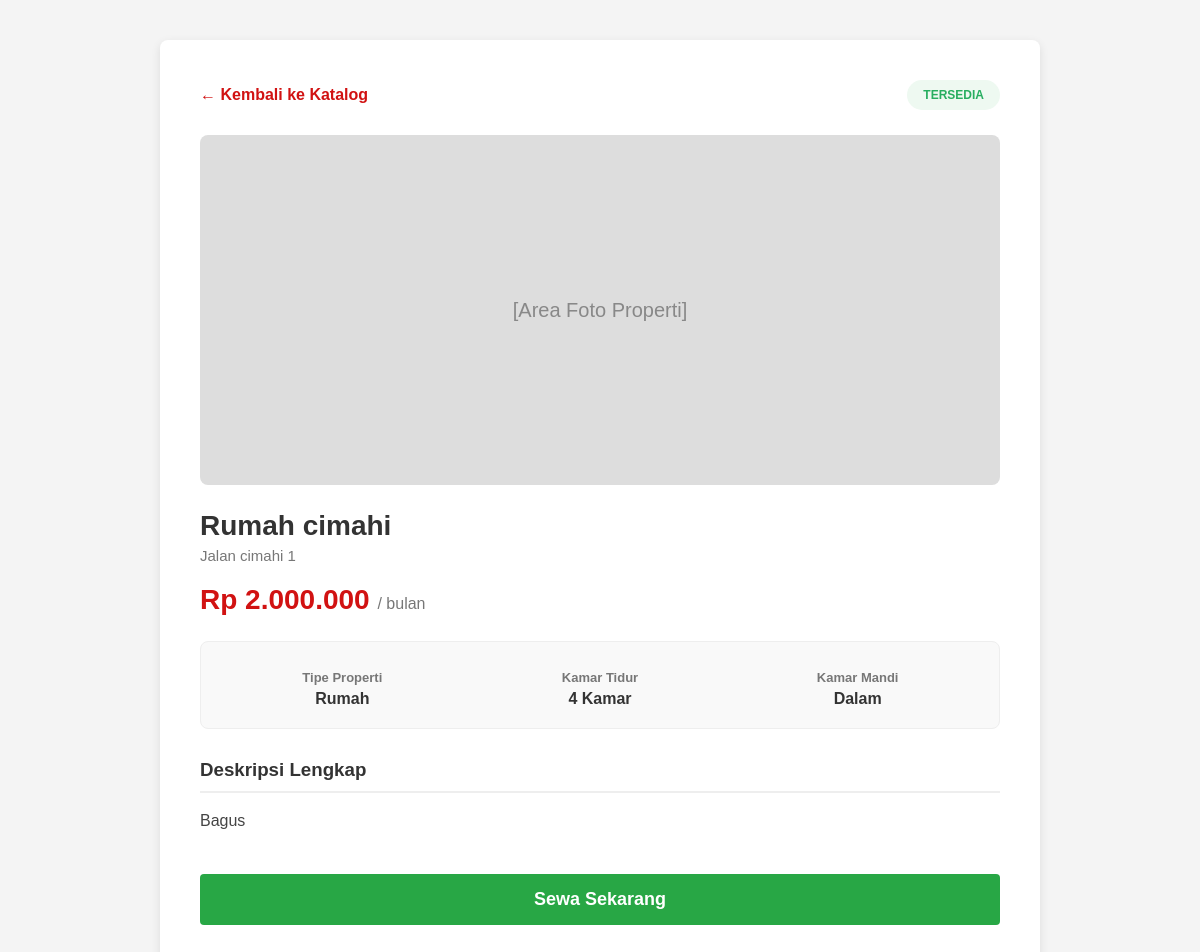
Screenshot of /detail_properti.php?id=6 (signed in) with the database file from the repository.
### tables this page shows
CREATE TABLE `properti` (
  `id` int(11) NOT NULL,
  `owner_id` int(11) NOT NULL,
  `nama_properti` varchar(255) NOT NULL,
  `alamat` text DEFAULT NULL,
  `tipe` enum('rumah','apartemen','kos') NOT NULL,
  `kamar` int(2) NOT NULL,
  `kamar_mandi` enum('dalam','luar') NOT NULL,
  `harga` int(11) NOT NULL,
  `status` enum('TERSEDIA','TIDAK TERSEDIA') DEFAULT 'TERSEDIA',
  `deskripsi` text DEFAULT NULL,
  `foto` varchar(255) DEFAULT 'default.png',
  `created_at` timestamp NOT NULL DEFAULT current_timestamp()
);

### detail_properti.php (the view, shortened to what this page needs)
<?php
require 'koneksi.php';
$id_properti = $_GET['id'];
$query = "SELECT * FROM properti WHERE id = '$id_properti'";
$result = mysqli_query($conn, $query);
$properti = mysqli_fetch_assoc($result);
$harga_rp = "Rp " . number_format($properti['harga'], 0, ',', '.');
$status_properti = $properti['status'] ?? 'TERSEDIA';
$is_available = ($status_properti == 'TERSEDIA');
?>
<!DOCTYPE html>
<html lang="id">
<head>
</head>
<body>
    <div class="detail-container">
        <div class="header-nav">
            <a href="katalog_properti.php" class="btn-kembali">← Kembali ke Katalog</a>
            <?php if($is_available): ?>
                <span class="badge-status status-tersedia">Tersedia</span>
            <?php else: ?>
                <span class="badge-status status-tidak">Sudah Disewa</span>
            <?php endif; ?>
        </div>
        <div class="image-placeholder">
            <span>[Area Foto Properti]</span>
        </div>
        <h1><?php echo htmlspecialchars($properti['nama_properti']); ?></h1>
        <div class="alamat">
             <?php echo !empty($properti['alamat']) ? htmlspecialchars($properti['alamat']) : 'Alamat belum dilengkapi.'; ?>
        </div>
        <div class="harga-wrapper">
            <div class="harga"><?php echo $harga_rp; ?> <span>/ bulan</span></div>
        </div>
        <div class="info-grid">
            <div class="info-item">
                <strong>Tipe Properti</strong>
                <span><?php echo ucfirst($properti['tipe']); ?></span>
            </div>
            <div class="info-item">
                <strong>Kamar Tidur</strong>
                <span><?php echo $properti['kamar']; ?> Kamar</span>
            </div>
            <div class="info-item">
                <strong>Kamar Mandi</strong>
                <span><?php echo ucfirst($properti['kamar_mandi']); ?></span>
            </div>
        </div>
        <h3>Deskripsi Lengkap</h3>
        <div class="deskripsi"><?php echo htmlspecialchars($properti['deskripsi']); ?></div>
        <?php if($is_available): ?>
            <a href="proses_sewa.php?id=<?php echo $id_properti; ?>" class="btn-sewa">Sewa Sekarang</a>
        <?php else: ?>
            <button class="btn-sewa btn-disabled" disabled>Properti Tidak Tersedia</button>
        <?php endif; ?>
    </div>
</body>
</html>

### detail_properti.php (style rules this page uses)
:root { --primary-red: #d11212; --dark-red: #a00d0d; --btn-sewa: #28a745; --btn-sewa-hover: #218838; --bg-color: #f4f4f4; --text-main: #333; --text-muted: #777; }
body { font-family: Arial, sans-serif; background-color: var(--bg-color); margin: 0; padding: 40px 20px; color: var(--text-main); }
.detail-container { background: white; padding: 40px; border-radius: 8px; box-shadow: 0 3px 10px rgba(0,0,0,0.1); max-width: 800px; margin: 0 auto; }
.header-nav { display: flex; justify-content: space-between; align-items: center; margin-bottom: 25px; }
.btn-kembali { color: var(--primary-red); text-decoration: none; font-weight: bold; display: inline-flex; align-items: center; gap: 5px; }
.badge-status { padding: 8px 16px; border-radius: 20px; font-weight: bold; font-size: 12px; text-transform: uppercase; }
.status-tersedia { background: #eef9f1; color: #27ae60; }
.image-placeholder { width: 100%; height: 350px; background-color: #ddd; display: flex; flex-direction: column; align-items: center; justify-content: center; color: #888; font-size: 20px; border-radius: 8px; margin-bottom: 25px; }
h1 { margin-top: 0; color: var(--text-main); margin-bottom: 5px; font-size: 28px; }
.alamat { color: var(--text-muted); font-size: 15px; margin-bottom: 20px; }
.harga-wrapper { margin-bottom: 25px; }
.harga { font-size: 28px; color: var(--primary-red); font-weight: bold; }
.harga span { font-size: 16px; color: var(--text-muted); font-weight: normal; }
.info-grid { display: grid; grid-template-columns: repeat(3, 1fr); gap: 15px; background: #f9f9f9; padding: 20px; border-radius: 8px; border: 1px solid #eee; margin-bottom: 30px; }
.info-item { text-align: center; }
.info-item strong { display: block; color: var(--text-muted); font-size: 13px; margin-bottom: 5px; }
.info-item span { font-size: 16px; font-weight: bold; color: var(--text-main); }
h3 { color: var(--text-main); border-bottom: 2px solid #eee; padding-bottom: 10px; margin-bottom: 15px; }
.deskripsi { line-height: 1.6; color: #444; margin-bottom: 40px; white-space: pre-wrap; }
.btn-sewa { display: block; width: 100%; text-align: center; background: var(--btn-sewa); color: white; padding: 15px; text-decoration: none; border-radius: 4px; font-weight: bold; font-size: 18px; box-sizing: border-box; border: none; cursor: pointer; }

### rows the page displays
properti: nama_properti "Rumah cimahi", alamat "Jalan cimahi 1", harga "Rp 2.000.000", tipe "Rumah", kamar "4", kamar_mandi "Dalam", deskripsi "Bagus"
